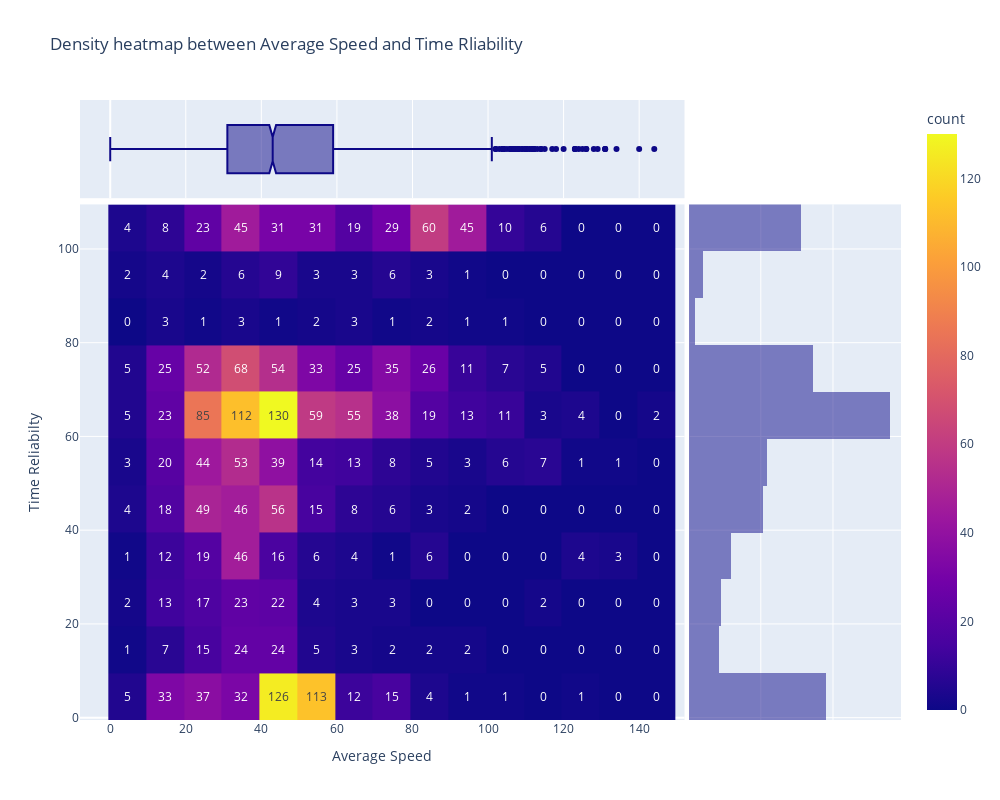

Notebook cell for this chart:
### Code cell
# From This Heatmap we can deduce that there is a a great relationship at Average Speed from 40 - 49 the time realiabilty is from 60 - 69 which that it's un realiable
# While at average speed from 50 - 59 there is a big relationship with time realiabilty from 0 - 9 thus a good realiable time.
fig = px.density_heatmap(df, x = "averagevehiclespeed", y = "traveltimereliability", marginal_x ='box' ,
                         marginal_y = "histogram", height = 800, width = 1000, text_auto = True,
                         labels={'averagevehiclespeed':'Average Speed','traveltimereliability':'Time Reliabilty'},
                         title = "Density heatmap between Average Speed and Time Rliability")
fig.show()

### Figure 1 — Plotly figure (JSON) as saved in the notebook; plotly's stock layout.template omitted (floating-point values rounded to 4 significant figures; data arrays with more than 128 entries replaced by an {"elided": "..."} marker saying what was removed)
{"data": [{"coloraxis": "coloraxis", "hovertemplate": "Average Speed=%{x}<br>Time Reliabilty=%{y}<br>count=%{z}<extra></extra>", "name": "", "texttemplate": "%{z}", "type": "histogram2d", "x": {"elided": "2369 int values"}, "xaxis": "x", "xbingroup": "x", "y": {"elided": "2369 int values"}, "yaxis": "y", "ybingroup": "y"}, {"alignmentgroup": "True", "hovertemplate": "Average Speed=%{x}<extra></extra>", "legendgroup": "", "marker": {"color": "#0d0887"}, "name": "", "notched": true, "offsetgroup": "", "showlegend": false, "type": "box", "x": {"elided": "2369 int values"}, "xaxis": "x3", "yaxis": "y3"}, {"alignmentgroup": "True", "bingroup": "y", "hovertemplate": "Time Reliabilty=%{y}<br>count=%{x}<extra></extra>", "legendgroup": "", "marker": {"color": "#0d0887"}, "name": "", "offsetgroup": "", "opacity": 0.5, "showlegend": false, "type": "histogram", "xaxis": "x2", "y": {"elided": "2369 int values"}, "yaxis": "y2"}], "layout": {"barmode": "overlay", "coloraxis": {"colorbar": {"title": {"text": "count"}}, "colorscale": [[0, "#0d0887"], [0.1111, "#46039f"], [0.2222, "#7201a8"], [0.3333, "#9c179e"], [0.4444, "#bd3786"], [0.5556, "#d8576b"], [0.6667, "#ed7953"], [0.7778, "#fb9f3a"], [0.8889, "#fdca26"], [1, "#f0f921"]]}, "height": 800, "legend": {"tracegroupgap": 0}, "title": {"text": "Density heatmap between Average Speed and Time Rliability"}, "width": 1000, "xaxis": {"anchor": "y", "domain": [0, 0.7363], "title": {"text": "Average Speed"}}, "xaxis2": {"anchor": "y2", "domain": [0.7413, 1], "matches": "x2", "showgrid": true, "showline": false, "showticklabels": false, "ticks": ""}, "xaxis3": {"anchor": "y3", "domain": [0, 0.7363], "matches": "x", "showgrid": true, "showticklabels": false}, "xaxis4": {"anchor": "y4", "domain": [0.7413, 1], "matches": "x2", "showgrid": true, "showline": false, "showticklabels": false, "ticks": ""}, "yaxis": {"anchor": "x", "domain": [0, 0.8316], "title": {"text": "Time Reliabilty"}}, "yaxis2": {"anchor": "x2", "domain": [0, 0.8316], "matches": "y", "showgrid": true, "showticklabels": false}, "yaxis3": {"anchor": "x3", "domain": [0.8416, 1], "matches": "y3", "showgrid": false, "showline": false, "showticklabels": false, "ticks": ""}, "yaxis4": {"anchor": "x4", "domain": [0.8416, 1], "matches": "y3", "showgrid": true, "showline": false, "showticklabels": false, "ticks": ""}}}
